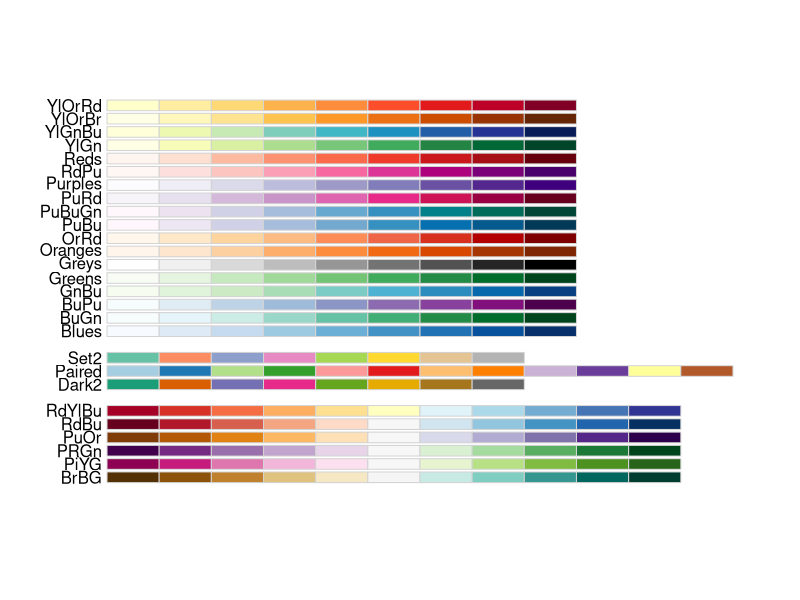
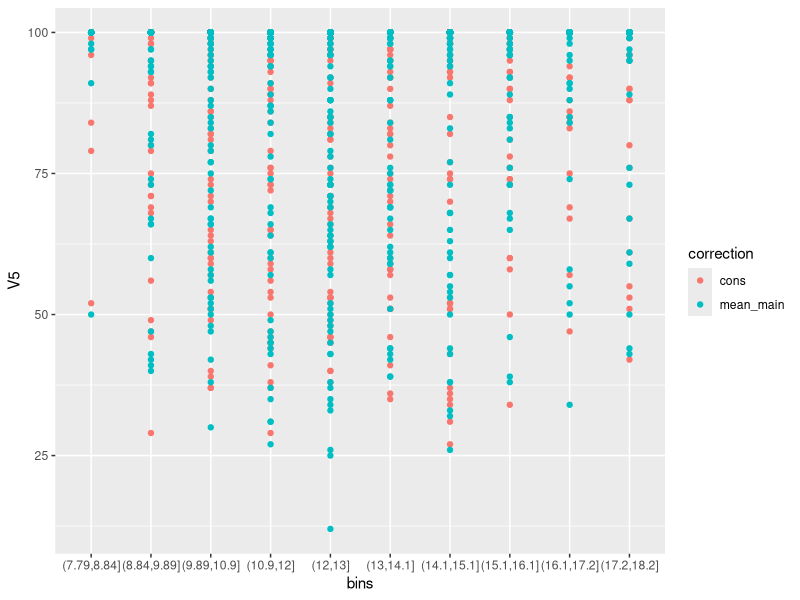

Generate these figures, in order, with R: (Note: this script raises an error after producing the figures.)
require(ggplot2); require(scales); require(reshape2); 
#install.packages("dplyr")
require(dplyr)
#require(Hmisc)
library("readxl")
library(RColorBrewer)
library("ggsci")
#install.packages("ggrepel")
library("ggrepel")
library(ggpubr)
display.brewer.all(colorblindFriendly = TRUE)
brewer.pal(n = 8, name = "Dark2")

my_colors <- RColorBrewer::brewer.pal(8, "Dark2")

my_colors2 <- RColorBrewer::brewer.pal(8, "Paired")

#my_colors = c("#bf812d", "#35978f", "#666666")
#my_colors = c("#9970ab", "#5aae61", "#666666")
#my_colors = c("#d6604d", "#4393c3", "#666666")

setwd(dirname(rstudioapi::getActiveDocumentContext()$path))
getwd()


#paste <( cat Fel_try1.txt |nw_labels -L - ) <( cat Fel_try1.txt|nw_topology -I - ) > 90reps

#Updated:
#paste <( cat Fel_try2.txt |nw_labels -L - ) <( cat Fel_try2.txt |nw_reroot - n6 |nw_topology -I - ) > 500reps


# Read support
d1=read.csv('8leaves_CONS.txt',sep=" ",h=F)
d2=read.csv('8leaves.txt',sep=" ",h=F)
head(d2)



#nrow(d)
#correction labes are swapped but graphs are manually corrected
d1$correction = "cons"
d2$correction = "mean_main"


# Read alphas
s2=read.csv('alpha_caterpillar_unif_0.00001_form.txt',sep=" ",h=F)
s1=read.csv('alpha_balanced_unif_0.00001_form.txt',sep=" ",h=F)
names(s1)[names(s1) == 'V1'] <- 'V3'
names(s1)[names(s1) == 'V2'] <- 'V13'
names(s2)[names(s2) == 'V1'] <- 'V3'
names(s2)[names(s2) == 'V2'] <- 'V13'


# Append alpha values d1
d1_bal <- d1[d1$V1 == "balanced", ]
d1_cat <- d1[d1$V1 == "cat", ]

out1 <- merge(d1_bal, s1, by.x = c("V3"), by.y = c("V3"))
out2 <- merge(d1_cat, s2, by.x = c("V3"), by.y = c("V3"))

d1 <- rbind(out1, out2)



# Append alpha values d2
d2_bal <- d2[d2$V1 == "balanced", ]
d2_cat <- d2[d2$V1 == "cat", ]

out1 <- merge(d2_bal, s1, by.x = c("V3"), by.y = c("V3"))
out2 <- merge(d2_cat, s2, by.x = c("V3"), by.y = c("V3"))

d2 <- rbind(out1, out2)


tail(d2)

#d1[d1$V1 %in% c("balanced")]
###################################### Fig1 ######################################
r=rbind(d1,d2)
r$correction <- factor(r$correction, levels=c("cons", "mean_main"))
r = r[r$V2=="unif_0.00001" | r$V2=="unif_0.00001_CONS",]

r$correct=!is.na(r$V6)
head(r)

r$correction_sort = factor(r$correction, levels=c('mean_main','cons'))
names <- list(
  'mean_main'="Main",
  'cons'="Consensus"
)

hospital_labeller <- function(variable,value){
  return(names[value])
}



r$bins <- cut(r$V13,breaks = 10)
# Points:
ggplot(r, aes(x = bins, y = V5, color=correction)) +
  #stat_summary(fun = "mean", geom = "linerange")+
  geom_point()


r

a1 <-ggplot(data = r,aes( color = correct,
  x = cut(V13,c(min(V13)-0.001,quantile(V13,probs=(1:10)/10))), 
                             y = V5/100)) +
  geom_violin(draw_quantiles = c(1/4,1/2,3/4))+
  #geom_pointrange(stat = "summary",
  #                fun.ymin = min,
  #                fun.ymax = max,
  #                fun.y = "median",
  #                alpha = 0.6)+
  theme_classic()+
  facet_wrap(~correction, labeller=hospital_labeller,ncol=2)+
  scale_x_discrete(name="Heterogeneity rate")+
  theme(axis.text.x = element_text(angle = 35, vjust = 1, hjust=1))+
  scale_y_continuous(name="Support", label=percent)+
  stat_summary(position = position_dodge(width = 0.8))+
  scale_color_brewer(palette = "Dark2",labels=c("Incorrect","Correct"),name="")+
  theme(legend.position = c(.18,.14), 
        legend.margin=margin(t = 0.0, unit='cm') )+

a1


ggsave("alpha_vs_support.pdf",width=5,height = 4)

#################################################################################
r
ux <- unique(r$V3)
length(ux)

new_r <- data.frame(matrix(ncol = ncol(r)+2, nrow = 0))

for(i in ux){
  
  tmp <- r[r$V3 == i, ]
  
  tmp_bal <- tmp[tmp$V1 == "balanced", ]
  tmp_cat <- tmp[tmp$V1 == "cat", ]
  
  tmp_bal_cons <- tmp_bal[tmp_bal$correction == "cons", ]
  tmp_bal_mean <- tmp_bal[tmp_bal$correction == "mean_main", ]
  
  tmp_cat_cons <- tmp_cat[tmp_cat$correction == "cons", ]
  tmp_cat_mean <- tmp_cat[tmp_cat$correction == "mean_main", ]
  
  tmp_cat_mean$errors = sum(is.na(tmp_cat_mean$V6))
  tmp_cat_mean$correct_br=sum(!is.na(tmp_cat_mean$V6))
  
  tmp_bal_mean$errors = sum(is.na(tmp_bal_mean$V6))
  tmp_bal_mean$correct_br=sum(!is.na(tmp_bal_mean$V6))
  
  tmp_cat_cons$errors = sum(is.na(tmp_cat_cons$V6))
  tmp_cat_cons$correct_br=sum(!is.na(tmp_cat_cons$V6))
  
  tmp_bal_cons$errors = sum(is.na(tmp_bal_cons$V6))
  tmp_bal_cons$correct_br=sum(!is.na(tmp_bal_cons$V6))
  
  combo = rbind(tmp_cat_mean, tmp_bal_mean, tmp_cat_cons, tmp_bal_cons)
  {print(combo)}
  new_r <- rbind(new_r,combo)
  #print(nrow(new_r))
  
 
  }
    

new_r

#write.csv(new_r, "data.csv", row.names=FALSE)

new_r$correction_sort = factor(new_r$correction, levels=c('mean_main','cons'))
names <- list(
  'mean_main'="Main",
  'cons'="Consensus"
)

hospital_labeller <- function(variable,value){
  return(names[value])
}



# updated version
a2 <-ggplot(data = new_r,aes(x = cut(V13,c(min(V13)-0.001,quantile(V13,probs=(1:10)/10))), 
                        y = correct_br/5)) +
  geom_violin(draw_quantiles = c(1/4,1/2,3/4))+
  #geom_pointrange(stat = "summary",
  #                #fun.ymin = min,
  #                #fun.ymax = max,
  #                #fun.y = "median",
  #                alpha = 0.6)+
  theme_classic()+
  facet_wrap(~correction_sort, labeller=hospital_labeller)+
  scale_x_discrete(name="Heterogeneity rate")+
  theme(axis.text.x = element_text(angle = 35, vjust = 1, hjust=1))+
  scale_y_continuous(name="Correct branches")
  #scale_color_manual(name="", values = c(my_colors[2], my_colors [1] ), 
  #                   labels=c("Consensus", "Main" ))+
  #theme(legend.position = c(.88,.90), 
  #      legend.margin=margin(t = 0.0, unit='cm') )+
  #guides(colour = guide_legend(title = NULL, order = 1, reverse=TRUE, ), )
a2

ggsave("alpha_vs_correct_br.pdf",width=5,height = 4)


#################################################################################

a1 <-ggplot(data = r) +
  geom_pointrange(mapping = aes(x = bins, y = V5/100, color=correction),
                  stat = "summary",
                  #fun.ymin = min,
                  #fun.ymax = max,
                  #fun.y = "median",
                  alpha = 0.6)+
  theme_classic()+
  scale_x_discrete(name="Alpha")+
  theme(axis.text.x = element_text(angle = 35, vjust = 1, hjust=1))+
  scale_y_continuous(name="Support", label=percent)+
  scale_color_manual(name="", values = c(my_colors[2], my_colors [1] ), 
                     labels=c("Consensus", "Main" ))+
  theme(legend.position = c(.88,.90), 
        legend.margin=margin(t = 0.0, unit='cm') )+
  guides(colour = guide_legend(title = NULL, order = 1, reverse=TRUE, ), )
a1




a2 <-ggplot(data = new_r) +
  geom_pointrange(mapping = aes(x = bins, y = correct_br, color=correction),
                  stat = "summary",
                  #fun.ymin = min,
                  #fun.ymax = max,
                  #fun.y = "median",
                  alpha = 0.6)+
  theme_classic()+
  scale_x_discrete(name="Alpha")+
  theme(axis.text.x = element_text(angle = 35, vjust = 1, hjust=1))+
  scale_y_continuous(name="Correct branches")+
  scale_color_manual(name="", values = c(my_colors[2], my_colors [1] ), 
                     labels=c("Consensus", "Main" ))+
  theme(legend.position = c(.88,.90), 
        legend.margin=margin(t = 0.0, unit='cm') )+
  guides(colour = guide_legend(title = NULL, order = 1, reverse=TRUE, ), )
a2

ggsave("alpha_vs_correct_br.pdf",width=5,height = 4)



#################################################################################

  
  
  
  
  
ftop <- ggarrange(f1, f2, labels = c("A", "B"), widths=c(0.5, 0.5), ncol = 2, nrow = 1)
fbot <- ggarrange(f3, f4, labels = c("C", "D"), widths=c(0.5, 0.5), ncol = 2, nrow = 1)
arrange <-ggarrange(ftop, NULL, fbot, labels = c(NA, NA, NA), ncol = 1, heights=c(1, 0.05, 1), nrow = 3)
arrange

ggsave("fel_four_plots_v2.pdf", width=10.0,height = 8.0, arrange)
